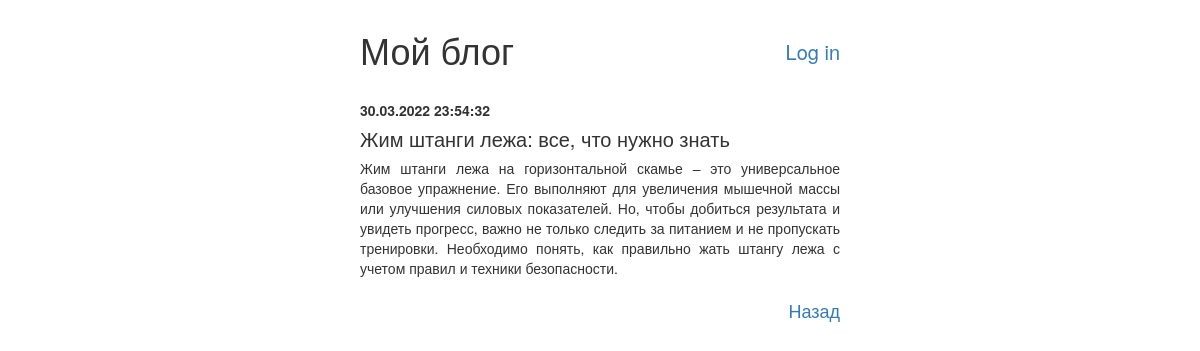
The page /item/index.php?id=2 on the database its author committed.
### tables this page shows
CREATE TABLE `blog` (
  `id` int(11) NOT NULL,
  `title` varchar(128) NOT NULL,
  `date` datetime NOT NULL DEFAULT CURRENT_TIMESTAMP,
  `text` text NOT NULL,
  `subtitle` text NOT NULL
);

### item/index.php (called while the page is built, shortened)
<?php
include "../elems/head.php";
if (isset($_GET['id'])) {
    $id = $_GET['id'];
}
$query = "SELECT* FROM blog WHERE id = $id";
$result = mysqli_query($link, $query) or die(mysqli_error($link));
$query = "SELECT* FROM blog WHERE id = $id";
$result = mysqli_query($link, $query) or die(mysqli_error($link));
for ($data = []; $row = mysqli_fetch_assoc($result); $data[] = $row);
include_once "layout.php";

### elems/content.php (the view, shortened to what this page needs)
<?php
$span = "";
foreach ($data as $el) {
    $date = date_create($el['date']);
    $date = date_format($date, "d.m.Y H:i:s");
    $span .= "<div class='note'><p class='date'>$date</p>";
    if (isset($_GET['id'])) {
        $span .= "<p class='title'>{$el['title']}</p>
                  <p class='text'>{$el['text']}</p></div>";
    } else {
        $span .= "<a href=\"item/index.php?id={$el['id']}\">{$el['title']}</a>
                  <p class='subtitle'>{$el['subtitle']}</p></div>";
    }
}
echo $span;

### css/styles.css (style rules this page uses)
#wrapper > div { margin-bottom: 20px; }
#wrapper p { margin-bottom: 5px; }
.date { font-weight: bold; }

### item/layout.php (style rules this page uses)
.title { font-size: 20px; }

### rows shown on the page
blog: date "30.03.2022 23:54:32", title "Жим штанги лежа: все, что нужно знать", text "Жим штанги лежа на горизонтальной скамье – это универсальное базовое упражнение. Его выполняют для увеличения мышечной массы или улучшения силовых показателей. Но, чтобы добиться результата и увидеть прогресс, важно не только следить за питанием и не пропускать тренировки. Необходимо понять, как правильно жать штангу лежа с учетом правил и техники безопасности."
